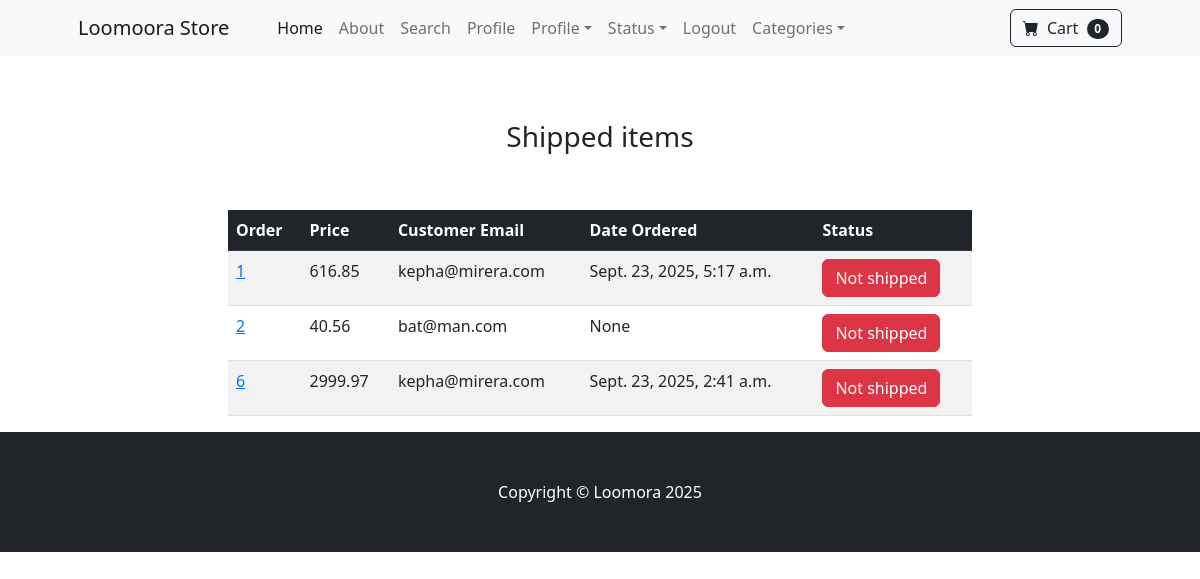
The page /payment/shipped_dash (signed in) on the database its author committed.
### payment/models.py (models this page shows, shortened)
class Order(models.Model):
    user = models.ForeignKey(User, on_delete=models.CASCADE, null=True, blank=True)
    fullname = models.CharField(max_length=100, null=True, blank=False)
    email = models.EmailField(max_length=100, null=True, blank=True)
    shipping_address = models.TextField(max_length=15000, null=True, blank=True)
    amount_paid = models.DecimalField(decimal_places=2, max_digits=20)
    date_ordered = models.DateTimeField(auto_now_add=True)
    shipped = models.BooleanField(default=False)
    date_shipped = models.DateTimeField(blank=True, null=True)

### payment/views.py (the view)
# urls.py: path('shipped_dash', views.shipped_dash, name='shipped_dash'),
@login_required
def shipped_dash(request):
    if not request.user.is_superuser:
        messages.error(request, 'Access Denied.')
        return redirect('home')
    if request.method == "POST":
        order_id = request.POST.get("num")
        Order.objects.filter(id=order_id).update(shipped=False)
        messages.success(request, f"Order #{order_id} marked as NOT shipped.")
        return redirect("shipped_dash")
    orders = Order.objects.filter(shipped=True)
    return render(request, 'shipped_dash.html', {'orders': orders})

### cart/cart.py (called while the page is built)
    def __len__(self):
        return len(self.cart)

### cart/context_processors.py (called while the page is built)
def cart(request):
    return {'cart': Cart(request)}

### payment/templates/shipped_dash.html (shortened to what this page needs)
{% extends 'base.html' %}
{% block content %}
    <div class="container">
    <div class="row">
        <center>
            <div class="col-8">
                <br><br>
                <h3>Shipped items</h3>
                <br><br>
                <table class="table table-hover table-striped">
                  <thead class="table-dark">
                    <tr>
                      <th scope="col">Order</th>
                      <th scope="col">Price</th>
                      <th scope="col">Customer Email</th>
                      <th scope="col">Date Ordered</th>
                      <th scope="col">Status</th>
                    </tr>
                  </thead>
                  <tbody>
                  {% for item in orders %}
                    <tr>
                      <td><a href="{% url 'orders' item.id %}">{{ item.id }}</a></td>
                      <td>{{ item.amount_paid }}</td>
                      <td>{{ item.email }}</td>
                        <td>{{ item.date_shipped }}</td>
                        <td>
                            <form method="POST" action="">
                                <button type="submit" class="btn btn-danger">Not shipped</button>
                            </form>
                        </td>
                    </tr>
                  {% endfor %}
                  </tbody>
                </table>
            </div>
        </center>
    </div>
    </div>
{% endblock %}

### rows shown on the page
Order: id "1", amount_paid "616.85", email "kepha@mirera.com", date_shipped "Sept. 23, 2025, 5:17 a.m."
Order: id "2", amount_paid "40.56", email "bat@man.com", date_shipped "None"
Order: id "6", amount_paid "2999.97", email "kepha@mirera.com", date_shipped "Sept. 23, 2025, 2:41 a.m."

### other values the page prints
{{ cart|length }} "0"
